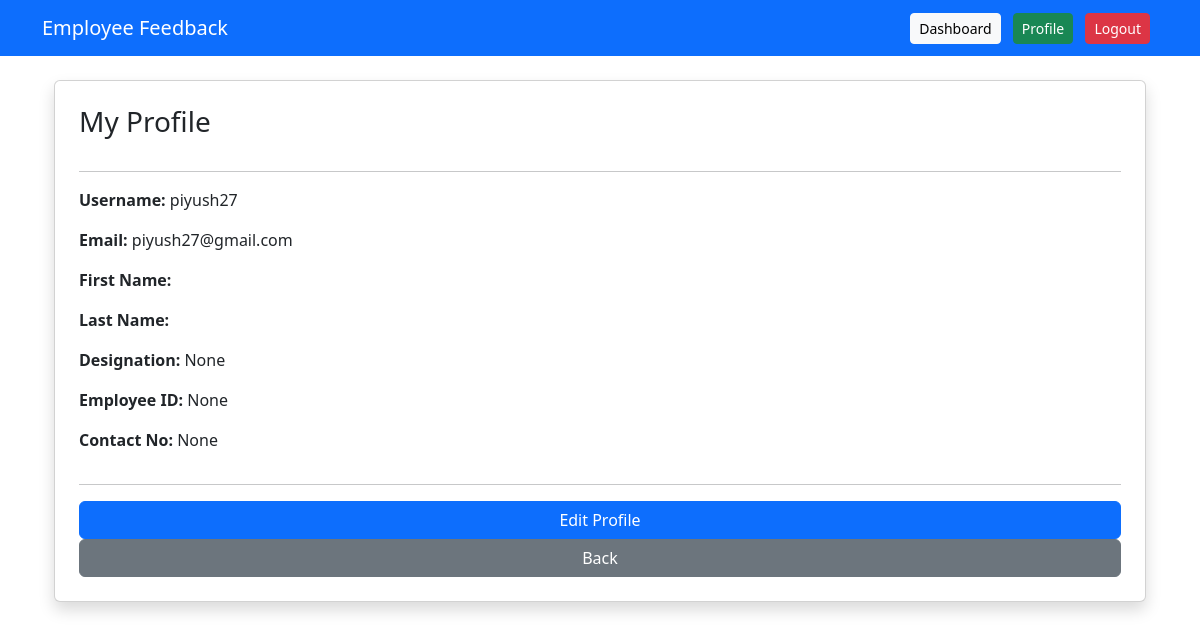
Page /accounts/profile/ (signed in) on the committed database.
### accounts/models.py (models this page shows, shortened)
class UserProfile(models.Model):
    ROLE_CHOICES = (
        ("employee", "Employee"),
        ('admin', "Admin"),
        ('superadmin', 'Super Admin'),
    )
    user= models.OneToOneField(User, on_delete=models.CASCADE)
    designation = models.CharField(max_length=100, null=True, blank=True)
    employee_id = models.CharField(max_length=20, unique=True,null=True, blank=True)
    contact_no = models.CharField(max_length=15, null=True, blank=True)
    role= models.CharField(max_length=40, choices= ROLE_CHOICES, default='employee')
    is_deleted= models.BooleanField(default=False)
    created_at= models.DateTimeField(auto_now_add=True)
    modified_by = models.ForeignKey(User,on_delete=models.SET_NULL, null=True, blank=True, related_name='modified_profiles')
    modified_at = models.DateTimeField(auto_now_add=True)

### accounts/views.py (the view)
# urls.py: path('profile/', views.view_profile,name='view_profile' )
@login_required
def view_profile(request):
    profile = request.user.userprofile
    return render(request, "accounts/view_profile.html", {"profile": profile})

### accounts/templates/accounts/view_profile.html
{% extends "accounts/base.html" %}
{% block content %}
<div class="container mt-4">
    <div class="card shadow p-4">
        <h3 class="mb-3">My Profile</h3>
        <hr>
        <p><strong>Username:</strong> {{ profile.user.username }}</p>
        <p><strong>Email:</strong> {{ profile.user.email }}</p>
        <p><strong>First Name:</strong> {{ profile.user.first_name }}</p>
        <p><strong>Last Name:</strong> {{ profile.user.last_name }}</p>
        <p><strong>Designation:</strong> {{ profile.designation }}</p>
        <p><strong>Employee ID:</strong> {{ profile.employee_id }}</p>
        <p><strong>Contact No:</strong> {{ profile.contact_no }}</p>
        <hr>
        <a href="{% url 'edit_profile' %}" class="btn btn-primary">Edit Profile</a>
        <a href="{% url 'employee_dashboard' %}" class="btn btn-secondary">Back</a>
    </div>
</div>
{% endblock %}

### accounts/static/accounts/css/style.css (style rules this page uses)
body { background-color: #f8f9fa; font-family: "Poppins", sans-serif; }
.card { border-radius: 15px; box-shadow: 0 4px 10px rgba(0,0,0,0.1); }
.btn-primary, .btn-success, .btn-danger { border-radius: 10px; }
.card { transition: 0.3s ease; }
.card { border-radius: 15px; }

### rows in the picture
UserProfile: user.username "piyush27", user.email "piyush27@gmail.com", designation "None", employee_id "None", contact_no "None"
